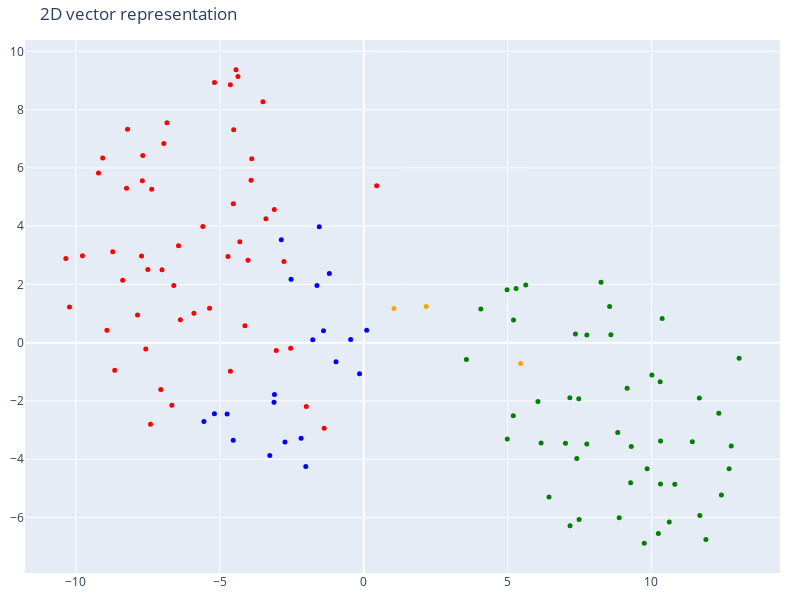

The code cell stored with this chart in its notebook:
### Code cell
tsne = TSNE(n_components=2, random_state=42)
reduced_vectors = tsne.fit_transform(vectors)

fig = go.Figure(data= [go.Scatter(
                                x=reduced_vectors[:, 0],
                                  y = reduced_vectors[:, 1],
                                  mode='markers',
                                  marker = dict(size=5, color=colors),
                                  text = [f'Type: {t} <br> Text:{d[:100]}...' for t, d in zip(doc_types, documents)]
                                  )])

fig.update_layout(
    title='2D vector representation',
    scene = dict(xaxis_title='x', yaxis_title='y'),
    width=800,
    height=600,
        margin = dict(r=20, b=10, l=10, t=40) # helps in better visualization

)

fig.show()

### Figure 1 — Plotly figure (JSON) as saved in the notebook; plotly's stock layout.template omitted (floating-point values rounded to 4 significant figures)
{"data": [{"marker": {"color": ["orange", "orange", "orange", "red", "red", "red", "red", "red", "red", "red", "red", "red", "red", "red", "red", "red", "red", "red", "red", "red", "red", "red", "red", "red", "red", "red", "red", "red", "red", "red", "red", "red", "red", "red", "red", "red", "red", "red", "red", "red", "red", "red", "red", "red", "red", "red", "red", "red", "red", "red", "red", "red", "red", "red", "red", "green", "green", "green", "green", "green", "green", "green", "green", "green", "green", "green", "green", "green", "green", "green", "green", "green", "green", "green", "green", "green", "green", "green", "green", "green", "green", "green", "green", "green", "green", "green", "green", "green", "green", "green", "green", "green", "green", "green", "green", "green", "green", "green", "green", "green", "green", "green", "blue", "blue", "blue", "blue", "blue", "blue", "blue", "blue", "blue", "blue", "blue", "blue", "blue", "blue", "blue", "blue", "blue", "blue", "blue", "blue", "blue"], "size": 5}, "mode": "markers", "text": ["Type: company <br> Text:# About Insurellm\n\nInsurellm was founded by Avery Lancaster in 2015 as an insurance tech startup des...", "Type: company <br> Text:# Careers at Insurellm\n\nInsurellm is hiring! We are looking for talented software engineers, data sc...", "Type: company <br> Text:# Overview of Insurellm\n\nInsurellm is an innovative insurance tech firm with 200 employees across th...", "Type: contracts <br> Text:# Contract with Apex Reinsurance for Rellm: AI-Powered Enterprise Reinsurance Solution\n\n## Terms\n\n1....", "Type: contracts <br> Text:## Renewal\n\n1. **Automatic Renewal**: This Agreement will automatically renew for successive one-yea...", "Type: contracts <br> Text:2. **Seamless Integrations**: The architecture of Rellm allows for easy integration with existing sy...", "Type: contracts <br> Text:1. **Technical Support**: Provider shall offer dedicated technical support to the Client via phone, ...", "Type: contracts <br> Text:**Insurellm, Inc.**  \n_____________________________  \nAuthorized Signature   \nDate: ________________...", "Type: contracts <br> Text:# Contract with Belvedere Insurance for Markellm\n\n## Terms\nThis Contract (\"Agreement\") is made and e...", "Type: contracts <br> Text:## Renewal\n1. **Renewal Terms**: This Agreement may be renewed for additional one-year terms upon mu...", "Type: contracts <br> Text:## Features\n1. **AI-Powered Matching**: Belvedere Insurance will benefit from Markellm's AI-powered ...", "Type: contracts <br> Text:## Support\n1. **Technical Support**: Technical support will be available from 9 AM to 7 PM EST, Mond...", "Type: contracts <br> Text:**Belvedere Insurance**  \nSignature: ______________________  \nName: [Authorized Signatory]  \nTitle: ...", "Type: contracts <br> Text:# Contract with BrightWay Solutions for Markellm\n\n**Contract Date:** October 5, 2023  \n**Contract ID...", "Type: contracts <br> Text:3. **Service Level Agreement (SLA):**  \n   Insurellm commits to a 99.9% uptime for the platform with...", "Type: contracts <br> Text:2. **Real-Time Quote Availability:**  \n   Consumers sourced via BrightWay Solutions will receive rea...", "Type: contracts <br> Text:3. **Training and Onboarding:**  \n   Insurellm agrees to provide one free training session on how to...", "Type: contracts <br> Text:# Contract with EverGuard Insurance for Rellm: AI-Powered Enterprise Reinsurance Solution\n\n**Contrac...", "Type: contracts <br> Text:4. **Usage Rights**: EverGuard Insurance is granted a non-exclusive, non-transferable license to acc...", "Type: contracts <br> Text:1. **Core Functionality**: Rellm provides EverGuard Insurance with advanced AI-driven analytics, sea...", "Type: contracts <br> Text:1. **Customer Support**: Insurellm will provide EverGuard Insurance with 24/7 customer support, incl...", "Type: contracts <br> Text:---\n\n**Signatures**  \n**For Insurellm**: __________________________  \n**Name**: John Smith  \n**Title...", "Type: contracts <br> Text:# Contract with GreenField Holdings for Markellm\n\n**Effective Date:** November 15, 2023  \n**Contract...", "Type: contracts <br> Text:## Renewal\n1. **Automatic Renewal**: This contract will automatically renew for sequential one-year ...", "Type: contracts <br> Text:## Features\n1. **AI-Powered Matching**: Access to advanced algorithms that connect GreenField Holdin...", "Type: contracts <br> Text:## Support\n1. **Customer Support Access**: The Client will have access to dedicated support through ...", "Type: contracts <br> Text:**Signatures:**  \n_________________________                           _________________________  \n**...", "Type: contracts <br> Text:# Contract with Greenstone Insurance for Homellm\n\n---\n\n## Terms\n\n1. **Parties**: This Contract (\"Agr...", "Type: contracts <br> Text:4. **Payment Terms**: \n   - The Customer shall pay an amount of $10,000 per month for the Standard T...", "Type: contracts <br> Text:---\n\n## Features\n\n- **AI-Powered Risk Assessment**: Customer will have access to enhanced risk evalu...", "Type: contracts <br> Text:- **Customer Portal**: A dedicated portal will be provided, allowing the Customer's clients to manag...", "Type: contracts <br> Text:______________________________  \n[Name], [Title]  \nDate: ______________________\n\n**For Greenstone In...", "Type: contracts <br> Text:# Contract with GreenValley Insurance for Homellm\n\n**Contract Date:** October 6, 2023  \n**Contract N...", "Type: contracts <br> Text:4. **Confidentiality:** Both parties agree to maintain the confidentiality of proprietary informatio...", "Type: contracts <br> Text:1. **AI-Powered Risk Assessment:** Access to advanced AI algorithms for real-time risk evaluations.\n...", "Type: contracts <br> Text:3. **Regular Updates:** Insurellm will offer ongoing updates and enhancements to the Homellm platfor...", "Type: contracts <br> Text:# Contract with Pinnacle Insurance Co. for Homellm\n\n## Terms\nThis contract (\"Contract\") is entered i...", "Type: contracts <br> Text:## Renewal\n1. **Renewal Terms**: At the end of the initial term, this Contract shall automatically r...", "Type: contracts <br> Text:## Features\n1. **AI-Powered Risk Assessment**: Utilized for tailored underwriting decisions specific...", "Type: contracts <br> Text:## Support\n1. **Technical Support**: Insurellm shall provide 24/7 technical support via an email and...", "Type: contracts <br> Text:# Contract with Roadway Insurance Inc. for Carllm\n\n---\n\n## Terms\n\n1. **Agreement Effective Date**: T...", "Type: contracts <br> Text:---\n\n## Renewal\n\n1. **Automatic Renewal**: This agreement will automatically renew for an additional...", "Type: contracts <br> Text:---\n\n## Features\n\n1. **Access to Core Features**: Roadway Insurance Inc. will have access to all Pro...", "Type: contracts <br> Text:---\n\n## Support\n\n1. **Technical Support**: Roadway Insurance Inc. will receive priority technical su...", "Type: contracts <br> Text:# Contract with Stellar Insurance Co. for Rellm\n\n## Terms\nThis contract is made between **Insurellm*...", "Type: contracts <br> Text:### Termination\nEither party may terminate this agreement with a **30-day written notice**. In the e...", "Type: contracts <br> Text:## Features\nStellar Insurance Co. will receive access to the following features of the Rellm product...", "Type: contracts <br> Text:## Support\nInsurellm provides Stellar Insurance Co. with the following support services:\n\n- **24/7 T...", "Type: contracts <br> Text:# Contract with TechDrive Insurance for Carllm\n\n**Contract Date:** October 1, 2024  \n**Contract Dura...", "Type: contracts <br> Text:## Renewal\n\n1. **Automatic Renewal**: This contract shall automatically renew for additional one-yea...", "Type: contracts <br> Text:## Support\n\n1. **Customer Support**: Insurellm will provide 24/7 customer support to TechDrive Insur...", "Type: contracts <br> Text:**TechDrive Insurance Representative:**  \nName: Sarah Johnson  \nTitle: Operations Director  \nDate: _...", "Type: contracts <br> Text:# Contract with Velocity Auto Solutions for Carllm\n\n**Contract Date:** October 1, 2023  \n**Contract ...", "Type: contracts <br> Text:## Renewal\n\n1. **Automatic Renewal**: This contract will automatically renew for successive 12-month...", "Type: contracts <br> Text:## Support\n\n1. **Customer Support**: Velocity Auto Solutions will have access to Insurellmâ€™s custo...", "Type: employees <br> Text:# HR Record\n\n# Alex Chen\n\n## Summary\n- **Date of Birth:** March 15, 1990  \n- **Job Title:** Backend ...", "Type: employees <br> Text:## Annual Performance History\n- **2020:**  \n  - Completed onboarding successfully.  \n  - Met expecta...", "Type: employees <br> Text:## Compensation History\n- **2020:** Base Salary: $80,000  \n- **2021:** Base Salary Increase to $90,0...", "Type: employees <br> Text:Alex Chen continues to be a vital asset at Insurellm, contributing significantly to innovative backe...", "Type: employees <br> Text:# HR Record\n\n# Alex Harper\n\n## Summary\n- **Date of Birth**: March 15, 1993  \n- **Job Title**: Sales ...", "Type: employees <br> Text:## Annual Performance History  \n- **2021**:  \n  - **Performance Rating**: 4.5/5  \n  - **Key Achievem...", "Type: employees <br> Text:- **2022**:  \n  - **Base Salary**: $65,000 (Promotion to Senior SDR)  \n  - **Bonus**: $13,000 (20% o...", "Type: employees <br> Text:# HR Record\n\n# Alex Thomson\n\n## Summary\n- **Date of Birth:** March 15, 1995  \n- **Job Title:** Sales...", "Type: employees <br> Text:## Annual Performance History  \n- **2022** - Rated as \"Exceeds Expectations.\" Alex Thomson achieved ...", "Type: employees <br> Text:## Other HR Notes\n- Alex Thomson is an active member of the Diversity and Inclusion committee at Ins...", "Type: employees <br> Text:# Avery Lancaster\n\n## Summary\n- **Date of Birth**: March 15, 1985  \n- **Job Title**: Co-Founder & Ch...", "Type: employees <br> Text:- **2010 - 2013**: Business Analyst at Edge Analytics  \n  Prior to joining Innovate, Avery worked as...", "Type: employees <br> Text:- **2018**: **Exceeds Expectations**  \n  Under Averyâ€™s pivoted vision, Insurellm launched two new ...", "Type: employees <br> Text:- **2022**: **Satisfactory**  \n  Avery focused on rebuilding team dynamics and addressing employee c...", "Type: employees <br> Text:## Compensation History\n- **2015**: $150,000 base salary + Significant equity stake  \n- **2016**: $1...", "Type: employees <br> Text:## Other HR Notes\n- **Professional Development**: Avery has actively participated in leadership trai...", "Type: employees <br> Text:# HR Record\n\n# Emily Carter\n\n## Summary\n- **Date of Birth:** August 12, 1990  \n- **Job Title:** Acco...", "Type: employees <br> Text:- **2017-2019:** Marketing Intern  \n  - Assisted with market research and campaign development for s...", "Type: employees <br> Text:## Compensation History\n| Year | Base Salary | Bonus         | Total Compensation |\n|------|--------...", "Type: employees <br> Text:Emily Carter exemplifies the kind of talent that drives Insurellm's success and is an invaluable ass...", "Type: employees <br> Text:# HR Record\n\n# Emily Tran\n\n## Summary\n- **Date of Birth:** March 18, 1991  \n- **Job Title:** Digital...", "Type: employees <br> Text:- **January 2017 - May 2018**: Marketing Intern  \n  - Supported the Marketing team by collaborating ...", "Type: employees <br> Text:- **2021**:  \n  - Performance Rating: Meets Expectations  \n  - Key Achievements: Contributed to the ...", "Type: employees <br> Text:- **Professional Development Goals**:  \n  - Emily Tran aims to become a Marketing Manager within the...", "Type: employees <br> Text:# HR Record\n\n# Jordan Blake\n\n## Summary\n- **Date of Birth:** March 15, 1993  \n- **Job Title:** Sales...", "Type: employees <br> Text:## Annual Performance History\n- **2021:** First year at Insurellm; achieved 90% of monthly targets. ...", "Type: employees <br> Text:## Other HR Notes\n- Jordan has shown an interest in continuing education, actively participating in ...", "Type: employees <br> Text:# HR Record\n\n# Jordan K. Bishop\n\n## Summary\n- **Date of Birth:** March 15, 1990\n- **Job Title:** Fro...", "Type: employees <br> Text:## Annual Performance History\n- **2019:** Exceeds Expectations - Continuously delivered high-quality...", "Type: employees <br> Text:## Compensation History\n- **June 2018:** Starting Salary - $85,000\n- **June 2019:** Salary Increase ...", "Type: employees <br> Text:## Other HR Notes\n- Jordan K. Bishop has been an integral part of club initiatives, including the In...", "Type: employees <br> Text:# HR Record\n\n# Maxine Thompson\n\n## Summary\n- **Date of Birth:** January 15, 1991  \n- **Job Title:** ...", "Type: employees <br> Text:## Insurellm Career Progression\n- **January 2017 - October 2018**: **Junior Data Engineer**  \n  * Ma...", "Type: employees <br> Text:## Annual Performance History\n- **2017**: *Meets Expectations*  \n  Maxine showed potential in her ro...", "Type: employees <br> Text:- **2021**: *Exceeds Expectations*  \n  Maxine spearheaded the transition to a new data warehousing s...", "Type: employees <br> Text:## Compensation History\n- **2017**: $70,000 (Junior Data Engineer)  \n- **2018**: $75,000 (Junior Dat...", "Type: employees <br> Text:# HR Record\n\n# Oliver Spencer\n\n## Summary\n- **Date of Birth**: May 14, 1990  \n- **Job Title**: Backe...", "Type: employees <br> Text:## Annual Performance History\n- **2018**: **3/5** - Adaptable team player but still learning to take...", "Type: employees <br> Text:## Compensation History\n- **March 2018**: Initial salary of $80,000.\n- **July 2019**: Salary increas...", "Type: employees <br> Text:# Samantha Greene\n\n## Summary\n- **Date of Birth:** October 14, 1990\n- **Job Title:** HR Generalist\n-...", "Type: employees <br> Text:## Annual Performance History\n- **2020:** Exceeds Expectations  \n  Samantha Greene demonstrated exce...", "Type: employees <br> Text:## Compensation History\n- **2020:** Base Salary - $55,000  \n  The entry-level salary matched industr...", "Type: employees <br> Text:- **2023:** Base Salary - $70,000  \n  Recognized for substantial improvement in employee relations m...", "Type: employees <br> Text:# HR Record\n\n# Samuel Trenton\n\n## Summary\n- **Date of Birth:** April 12, 1989  \n- **Job Title:** Sen...", "Type: employees <br> Text:## Annual Performance History\n- **2023:** Rating: 4.5/5  \n  *Samuel exceeded expectations, successfu...", "Type: employees <br> Text:## Compensation History\n- **2023:** Base Salary: $115,000 + Bonus: $15,000  \n  *Annual bonus based o...", "Type: employees <br> Text:- **Engagement in Company Culture:** Regularly participates in team-building events and contributes ...", "Type: products <br> Text:# Product Summary\n\n# Carllm\n\n## Summary\n\nCarllm is an innovative auto insurance product developed by...", "Type: products <br> Text:- **Instant Quoting**: With Carllm, insurance companies can offer near-instant quotes to customers, ...", "Type: products <br> Text:- **Mobile Integration**: Carllm is designed to work seamlessly with mobile applications, providing ...", "Type: products <br> Text:- **Professional Tier**: $2,500/month\n  - For medium-sized companies.\n  - All Basic Tier features pl...", "Type: products <br> Text:### Q2 2025: Customer Experience Improvements\n- Launch of a new **mobile app** for end-users.\n- Intr...", "Type: products <br> Text:# Product Summary\n\n# Homellm\n\n## Summary\nHomellm is an innovative home insurance product developed b...", "Type: products <br> Text:### 2. Dynamic Pricing Model\nWith Homellm's innovative dynamic pricing model, insurance providers ca...", "Type: products <br> Text:### 5. Multi-Channel Integration\nHomellm seamlessly integrates into existing insurance platforms, pr...", "Type: products <br> Text:- **Basic Tier:** Starting at $5,000/month for small insurers with basic integration features.\n- **S...", "Type: products <br> Text:All tiers include a comprehensive training program and ongoing updates to ensure optimal performance...", "Type: products <br> Text:With Homellm, Insurellm is committed to transforming the landscape of home insurance, ensuring both ...", "Type: products <br> Text:# Product Summary\n\n# Markellm\n\n## Summary\n\nMarkellm is an innovative two-sided marketplace designed ...", "Type: products <br> Text:- **User-Friendly Interface**: Designed with user experience in mind, Markellm features an intuitive...", "Type: products <br> Text:- **Customer Support**: Our dedicated support team is always available to assist both consumers and ...", "Type: products <br> Text:### For Insurance Companies:\n- **Basic Listing Fee**: $199/month for a featured listing on the platf...", "Type: products <br> Text:### Q3 2025\n- Initiate a comprehensive marketing campaign targeting both consumers and insurers to i...", "Type: products <br> Text:# Product Summary\n\n# Rellm: AI-Powered Enterprise Reinsurance Solution\n\n## Summary\n\nRellm is an inno...", "Type: products <br> Text:### Seamless Integrations\nRellm's architecture is designed for effortless integration with existing ...", "Type: products <br> Text:### Regulatory Compliance Tools\nRellm includes built-in compliance tracking features to help organiz...", "Type: products <br> Text:Join the growing number of organizations leveraging Rellm to enhance their reinsurance processes whi...", "Type: products <br> Text:Experience the future of reinsurance with Rellm, where innovation meets reliability. Let Insurellm h..."], "type": "scatter", "x": [2.172, 5.453, 1.053, -3.106, -4.518, -5.589, -6.433, -9.771, -7.571, -4.436, -4.632, -7.718, -8.921, -7.049, -7.407, -6.664, -8.373, -3.397, -4.304, -4.018, -4.714, -8.72, -7.858, -4.632, -1.373, 0.4531, -10.35, -6.368, -3.5, -2.538, -7.008, -10.22, -5.898, -5.357, -4.127, -6.597, -8.651, -4.367, -3.038, -7.5, -8.205, -5.183, -1.993, -8.24, -3.912, -3.891, -2.77, -4.529, -7.674, -6.944, -7.366, -7.692, -9.068, -6.834, -9.215, 7.474, 9.154, 10.24, 3.569, 7.754, 9.299, 9.849, 7.012, 10.81, 6.167, 4.071, 4.983, 5.632, 5.297, 11.68, 5.206, 8.828, 8.59, 11.42, 8.247, 7.359, 7.754, 10.32, 8.547, 7.406, 9.276, 4.99, 6.056, 10.02, 11.89, 5.198, 13.05, 7.487, 11.66, 7.17, 8.878, 7.164, 10.3, 9.75, 12.77, 12.34, 12.43, 12.7, 6.44, 10.31, 10.62, 10.37, -2.011, -2.173, -3.115, -3.101, -2.734, -1.395, -1.768, -0.4513, -0.144, -0.9605, 0.1057, -4.532, -4.744, -5.186, -5.55, -3.261, -1.192, -2.522, -2.863, -1.622, -1.542], "y": [1.237, -0.7146, 1.176, 4.572, 7.311, 3.985, 3.329, 2.986, -0.2191, 9.368, -0.9822, 2.974, 0.4281, -1.606, -2.804, -2.153, 2.146, 4.255, 3.467, 2.827, 2.955, 3.117, 0.9452, 8.85, -2.938, 5.386, 2.887, 0.7887, 8.271, -0.195, 2.503, 1.221, 1.012, 1.184, 0.5806, 1.964, -0.9513, 9.135, -0.2654, 2.515, 7.329, 8.927, -2.19, 5.298, 5.579, 6.313, 2.787, 4.765, 6.422, 6.836, 5.266, 5.556, 6.341, 7.546, 5.822, -1.926, -1.562, -6.556, -0.5797, -3.476, -3.569, -4.328, -3.451, -4.862, -3.447, 1.152, 1.817, 1.977, 1.855, -5.936, 0.7759, -3.083, 0.2685, -3.4, 2.07, 0.301, 0.2591, -3.374, 1.237, -3.973, -4.812, -3.304, -2.021, -1.114, -6.761, -2.506, -0.5354, -6.073, -1.896, -6.284, -6.01, -1.895, -1.345, -6.886, -3.551, -2.424, -5.234, -4.333, -5.303, -4.855, -6.161, 0.826, -4.255, -3.281, -2.047, -1.777, -3.414, 0.4088, 0.1025, 0.1052, -1.071, -0.6554, 0.4235, -3.35, -2.45, -2.442, -2.71, -3.874, 2.375, 2.173, 3.535, 1.961, 3.98]}], "layout": {"height": 600, "margin": {"b": 10, "l": 10, "r": 20, "t": 40}, "scene": {"xaxis": {"title": {"text": "x"}}, "yaxis": {"title": {"text": "y"}}}, "title": {"text": "2D vector representation"}, "width": 800}}
